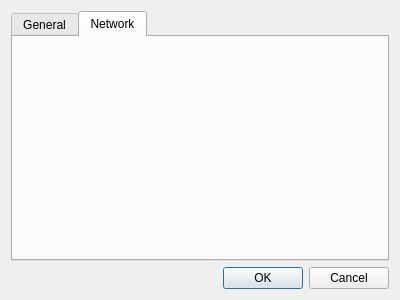
<?xml version="1.0" encoding="UTF-8"?>
<ui version="4.0">
 <class>Dialog</class>
 <widget class="QDialog" name="Dialog">
  <property name="geometry">
   <rect>
    <x>0</x>
    <y>0</y>
    <width>400</width>
    <height>300</height>
   </rect>
  </property>
  <property name="windowTitle">
   <string>Horus - Settings</string>
  </property>
  <property name="windowIcon">
   <iconset resource="MainWindow.qrc">
    <normaloff>:/Pictures/2010_LOGO_horus_2_trans.png</normaloff>:/Pictures/2010_LOGO_horus_2_trans.png</iconset>
  </property>
  <layout class="QVBoxLayout" name="verticalLayout">
   <item>
    <widget class="QTabWidget" name="tabWidget">
     <property name="currentIndex">
      <number>1</number>
     </property>
     <widget class="QWidget" name="tab">
      <attribute name="title">
       <string>General</string>
      </attribute>
     </widget>
     <widget class="QWidget" name="tab_2">
      <attribute name="title">
       <string>Network</string>
      </attribute>
     </widget>
    </widget>
   </item>
   <item>
    <widget class="QDialogButtonBox" name="buttonBox">
     <property name="orientation">
      <enum>Qt::Horizontal</enum>
     </property>
     <property name="standardButtons">
      <set>QDialogButtonBox::Cancel|QDialogButtonBox::Ok</set>
     </property>
    </widget>
   </item>
  </layout>
 </widget>
 <resources>
  <include location="MainWindow.qrc"/>
 </resources>
 <connections>
  <connection>
   <sender>buttonBox</sender>
   <signal>accepted()</signal>
   <receiver>Dialog</receiver>
   <slot>accept()</slot>
   <hints>
    <hint type="sourcelabel">
     <x>248</x>
     <y>254</y>
    </hint>
    <hint type="destinationlabel">
     <x>157</x>
     <y>274</y>
    </hint>
   </hints>
  </connection>
  <connection>
   <sender>buttonBox</sender>
   <signal>rejected()</signal>
   <receiver>Dialog</receiver>
   <slot>reject()</slot>
   <hints>
    <hint type="sourcelabel">
     <x>316</x>
     <y>260</y>
    </hint>
    <hint type="destinationlabel">
     <x>286</x>
     <y>274</y>
    </hint>
   </hints>
  </connection>
 </connections>
</ui>
